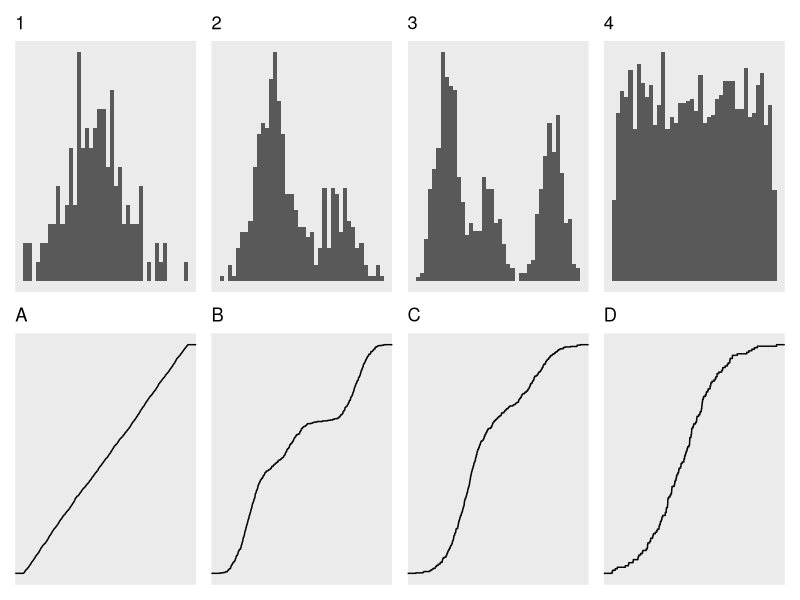

The R script that drew this image:
## ---- chunk 1
#| include: false
library(patchwork)
library(tidyverse)
## ---- chunk 2
#| echo: false
n0 <- 100
set.seed(106)

t1 <- c("2" = "C", "1" = "D", "3" = "B", "4" = "A")

plot_hist <- function(d, n) {
  ggplot(data = d) +
    geom_histogram(mapping = aes(x = X), bins = 40) +
    scale_x_continuous(breaks = NULL) +
    scale_y_continuous(breaks = NULL) +
    labs(title = n, x = NULL, y = NULL)
}

plot_ecdf <- function(d, n) {
  ggplot(data = d) +
    geom_step(mapping = aes(x = X), stat = "ecdf") +
    scale_x_continuous(breaks = NULL) +
    scale_y_continuous(breaks = NULL) +
    labs(title = t1[n], x = NULL, y = NULL)
}

d1 <- tibble(X = rnorm(1.5 * n0))
d2 <- tibble(X = c(rnorm(3.5 * n0), rnorm(1.5 * n0, 4)))
d3 <- tibble(X = c(rnorm(3.5 * n0), rnorm(1.5 * n0, 4), rnorm(2.5 * n0, 10)))
d4 <- tibble(X = (100 + runif(35 * n0, min = -0.1, max = 0.1)))

(plot_hist(d1, "1") |
  plot_hist(d2, "2") |
  plot_hist(d3, "3") |
  plot_hist(d4, "4")) /
  (plot_ecdf(d4, "4") |
    plot_ecdf(d3, "3") |
    plot_ecdf(d2, "2") |
    plot_ecdf(d1, "1"))
